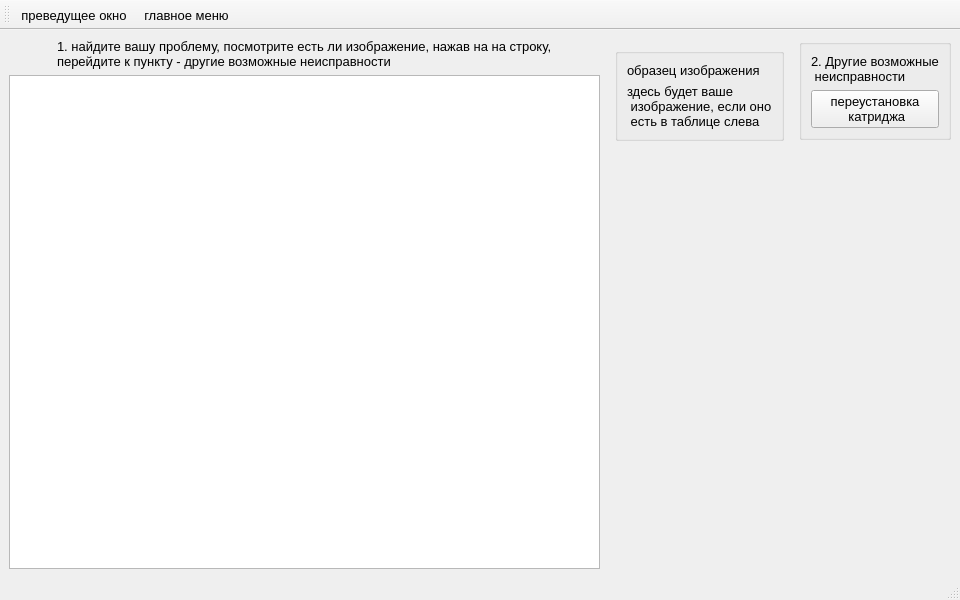
<?xml version="1.0" encoding="UTF-8"?>
<ui version="4.0">
 <class>prints</class>
 <widget class="QMainWindow" name="prints">
  <property name="geometry">
   <rect>
    <x>0</x>
    <y>0</y>
    <width>960</width>
    <height>600</height>
   </rect>
  </property>
  <property name="font">
   <font>
    <pointsize>10</pointsize>
   </font>
  </property>
  <property name="windowTitle">
   <string>MainWindow</string>
  </property>
  <widget class="QWidget" name="centralwidget">
   <layout class="QGridLayout" name="gridLayout_2">
    <item row="0" column="0">
     <layout class="QGridLayout" name="gridLayout">
      <item row="0" column="2" alignment="Qt::AlignRight|Qt::AlignTop">
       <widget class="QGroupBox" name="groupBox">
        <layout class="QVBoxLayout" name="verticalLayout_2">
         <item>
          <widget class="QLabel" name="label_5">
           <property name="text">
            <string>2. Другие возможные
 неисправности</string>
           </property>
          </widget>
         </item>
         <item>
          <widget class="QPushButton" name="katrig">
           <property name="text">
            <string>переустановка
 катриджа</string>
           </property>
          </widget>
         </item>
        </layout>
       </widget>
      </item>
      <item row="0" column="0">
       <layout class="QVBoxLayout" name="verticalLayout">
        <item alignment="Qt::AlignHCenter">
         <widget class="QLabel" name="label_2">
          <property name="text">
           <string>1. найдите вашу проблему, посмотрите есть ли изображение, нажав на на строку, 
перейдите к пункту - другие возможные неисправности</string>
          </property>
         </widget>
        </item>
        <item>
         <widget class="QTableView" name="prints_2">
          <property name="font">
           <font>
            <pointsize>10</pointsize>
           </font>
          </property>
         </widget>
        </item>
       </layout>
      </item>
      <item row="0" column="1">
       <widget class="QWidget" name="widget_2" native="true">
        <layout class="QVBoxLayout" name="verticalLayout_3">
         <item alignment="Qt::AlignTop">
          <widget class="QGroupBox" name="verticalGroupBox">
           <layout class="QVBoxLayout" name="verticalLayout_4">
            <item>
             <widget class="QLabel" name="label_3">
              <property name="text">
               <string>образец изображения</string>
              </property>
             </widget>
            </item>
            <item>
             <widget class="QLabel" name="lpic_2">
              <property name="text">
               <string>здесь будет ваше
 изображение, если оно
 есть в таблице слева</string>
              </property>
             </widget>
            </item>
           </layout>
          </widget>
         </item>
        </layout>
       </widget>
      </item>
     </layout>
    </item>
   </layout>
  </widget>
  <widget class="QMenuBar" name="menubar">
   <property name="geometry">
    <rect>
     <x>0</x>
     <y>0</y>
     <width>960</width>
     <height>21</height>
    </rect>
   </property>
  </widget>
  <widget class="QStatusBar" name="statusbar"/>
  <widget class="QToolBar" name="toolBar">
   <property name="windowTitle">
    <string>toolBar</string>
   </property>
   <attribute name="toolBarArea">
    <enum>TopToolBarArea</enum>
   </attribute>
   <attribute name="toolBarBreak">
    <bool>false</bool>
   </attribute>
   <addaction name="nazad"/>
   <addaction name="main"/>
  </widget>
  <action name="main">
   <property name="icon">
    <iconset>
     <normaloff>icon/menu.png</normaloff>icon/menu.png</iconset>
   </property>
   <property name="text">
    <string>главное меню</string>
   </property>
  </action>
  <action name="nazad">
   <property name="icon">
    <iconset>
     <normaloff>icon/28.png</normaloff>icon/28.png</iconset>
   </property>
   <property name="text">
    <string>преведущее окно</string>
   </property>
  </action>
 </widget>
 <resources/>
 <connections/>
</ui>
